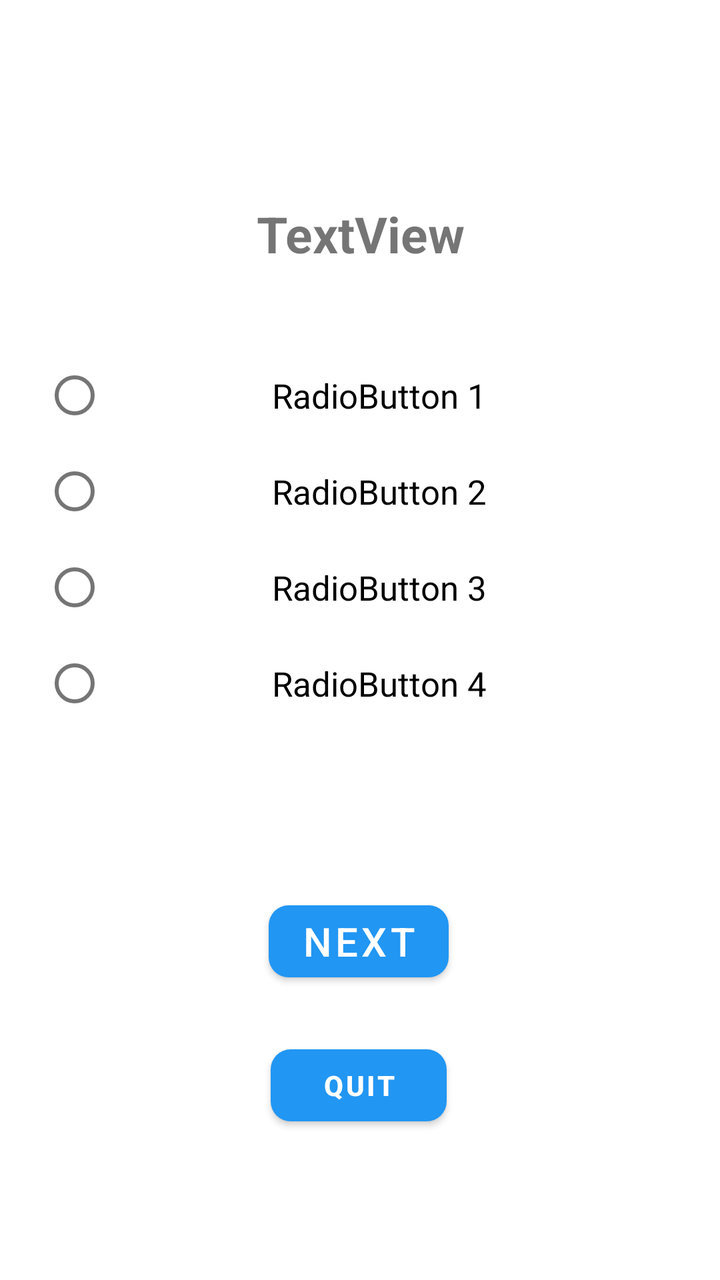
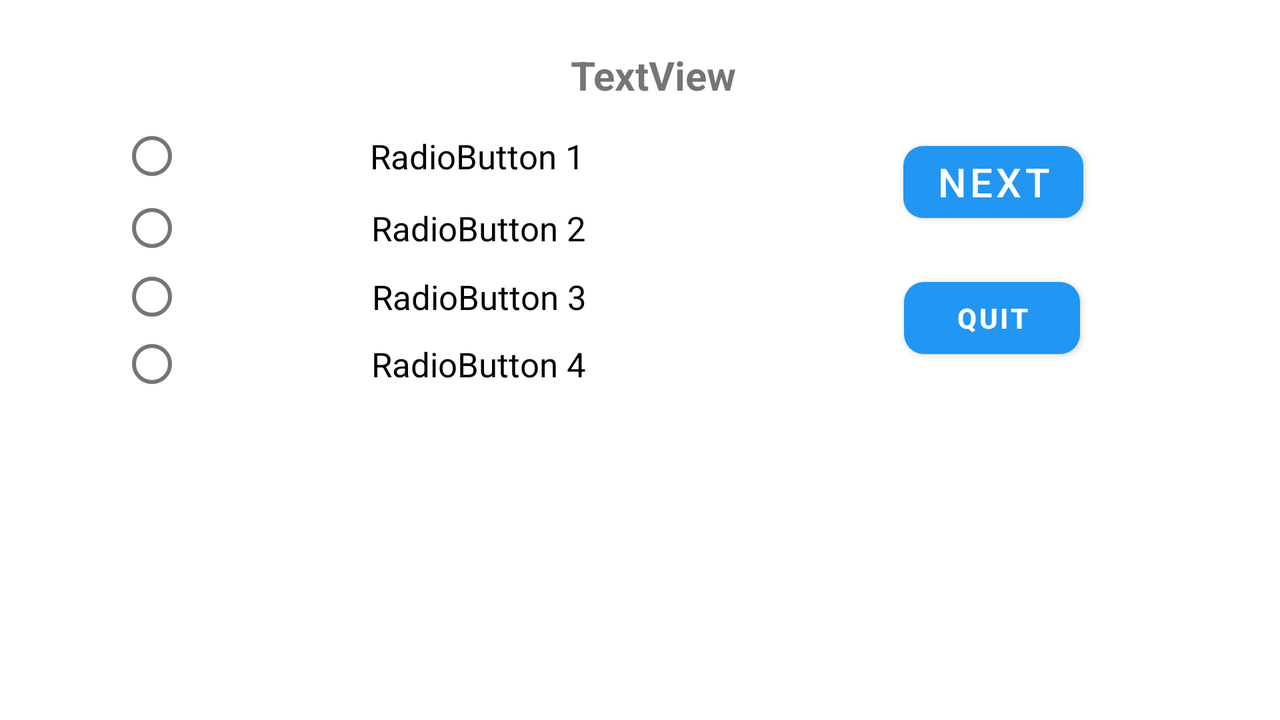

Compare how this app lays out the same screen by default and in its alternative resource folder. The renders come first, then the two layout files and the values they reference.
<!-- AndroidManifest.xml: application theme Theme.Makharijalhuruf543 -->
<!-- res/layout/activity_practice.xml -->
<?xml version="1.0" encoding="utf-8"?>
<androidx.constraintlayout.widget.ConstraintLayout xmlns:android="http://schemas.android.com/apk/res/android"
    xmlns:app="http://schemas.android.com/apk/res-auto"
    xmlns:tools="http://schemas.android.com/tools"
    android:layout_width="match_parent"
    android:layout_height="match_parent"
    tools:context=".practiceActivity">

    <TextView
        android:id="@+id/questionID"
        android:layout_width="wrap_content"
        android:layout_height="wrap_content"
        android:layout_marginTop="100dp"
        android:text="TextView"
        android:textAlignment="center"
        android:textSize="25sp"
        android:textStyle="bold"
        app:layout_constraintEnd_toEndOf="parent"
        app:layout_constraintStart_toStartOf="parent"
        app:layout_constraintTop_toTopOf="parent" />

    <RadioGroup
        android:id="@+id/radioGroup"
        android:layout_width="304dp"
        android:layout_height="253dp"
        android:layout_marginTop="40dp"
        app:layout_constraintEnd_toEndOf="parent"
        app:layout_constraintHorizontal_bias="0.378"
        app:layout_constraintStart_toStartOf="parent"
        app:layout_constraintTop_toBottomOf="@+id/questionID">

        <RadioButton
            android:id="@+id/op1ID"
            android:layout_width="match_parent"
            android:layout_height="wrap_content"
            android:onClick="btn1Click"
            android:text="RadioButton 1"
            android:textAlignment="center"
            android:textSize="17sp" />

        <RadioButton
            android:id="@+id/op2ID"
            android:layout_width="match_parent"
            android:layout_height="wrap_content"
            android:onClick="btn2Click"
            android:text="RadioButton 2"
            android:textAlignment="center"
            android:textSize="17sp" />

        <RadioButton
            android:id="@+id/op3ID"
            android:layout_width="match_parent"
            android:layout_height="wrap_content"
            android:onClick="btn3Click"
            android:text="RadioButton 3"
            android:textAlignment="center"
            android:textSize="17sp" />

        <RadioButton
            android:id="@+id/op4ID"
            android:layout_width="match_parent"
            android:layout_height="wrap_content"
            android:onClick="btn4Click"
            android:text="RadioButton 4"
            android:textAlignment="center"
            android:textSize="17sp" />
    </RadioGroup>

    <Button
        android:id="@+id/nextBtn"
        android:layout_width="wrap_content"
        android:layout_height="wrap_content"
        android:layout_marginTop="20dp"
        android:onClick="nextQuestion"
        android:text="Next"
        android:textAlignment="center"
        android:textSize="20sp"
        app:backgroundTint="#2196F3"
        app:cornerRadius="10dp"
        app:layout_constraintEnd_toEndOf="parent"
        app:layout_constraintHorizontal_bias="0.498"
        app:layout_constraintStart_toStartOf="parent"
        app:layout_constraintTop_toBottomOf="@+id/radioGroup" />

    <Button
        android:id="@+id/quitBtn"
        android:layout_width="wrap_content"
        android:layout_height="wrap_content"
        android:layout_marginTop="24dp"
        android:onClick="quitButton"
        android:text="Quit"
        android:textAlignment="center"
        android:textStyle="bold"
        app:backgroundTint="#2196F3"
        app:cornerRadius="10dp"
        app:layout_constraintEnd_toEndOf="parent"
        app:layout_constraintHorizontal_bias="0.498"
        app:layout_constraintStart_toStartOf="parent"
        app:layout_constraintTop_toBottomOf="@+id/nextBtn" />
</androidx.constraintlayout.widget.ConstraintLayout>
<!-- resources referenced by this layout -->
<resources>
  <style name="Theme.Makharijalhuruf543" parent="Theme.MaterialComponents.DayNight.DarkActionBar">
          
          <item name="colorPrimary">@color/purple_500</item>
          <item name="colorPrimaryVariant">@color/purple_700</item>
          <item name="colorOnPrimary">@color/white</item>
          
          <item name="colorSecondary">@color/teal_200</item>
          <item name="colorSecondaryVariant">@color/teal_700</item>
          <item name="colorOnSecondary">@color/black</item>
          
          <item name="android:statusBarColor" tools:targetApi="l">?attr/colorPrimaryVariant</item>
          
      </style>
</resources>
<!-- res/layout-land/activity_practice.xml (the repository's variant of the layout above) -->
<!-- drawn on the phone turned sideways -->
<?xml version="1.0" encoding="utf-8"?>
<androidx.constraintlayout.widget.ConstraintLayout xmlns:android="http://schemas.android.com/apk/res/android"
    xmlns:app="http://schemas.android.com/apk/res-auto"
    xmlns:tools="http://schemas.android.com/tools"
    android:layout_width="match_parent"
    android:layout_height="match_parent"
    tools:context=".practiceActivity">

    <TextView
        android:id="@+id/questionID"
        android:layout_width="wrap_content"
        android:layout_height="wrap_content"
        android:layout_marginTop="24dp"
        android:text="TextView"
        android:textAlignment="center"
        android:textSize="20sp"
        android:textStyle="bold"
        app:layout_constraintEnd_toEndOf="parent"
        app:layout_constraintHorizontal_bias="0.512"
        app:layout_constraintStart_toStartOf="parent"
        app:layout_constraintTop_toTopOf="parent" />

    <RadioGroup
        android:id="@+id/radioGroup"
        android:layout_width="330dp"
        android:layout_height="141dp"
        android:layout_marginStart="60dp"
        android:layout_marginTop="8dp"
        app:layout_constraintStart_toStartOf="parent"
        app:layout_constraintTop_toBottomOf="@+id/questionID">

        <RadioButton
            android:id="@+id/op1ID"
            android:layout_width="325dp"
            android:layout_height="38dp"
            android:onClick="btn1Click"
            android:text="RadioButton 1"
            android:textAlignment="center"
            android:textSize="17sp" />

        <RadioButton
            android:id="@+id/op2ID"
            android:layout_width="326dp"
            android:layout_height="34dp"
            android:onClick="btn2Click"
            android:text="RadioButton 2"
            android:textAlignment="center"
            android:textSize="17sp" />

        <RadioButton
            android:id="@+id/op3ID"
            android:layout_width="327dp"
            android:layout_height="35dp"
            android:onClick="btn3Click"
            android:text="RadioButton 3"
            android:textAlignment="center"
            android:textSize="17sp" />

        <RadioButton
            android:id="@+id/op4ID"
            android:layout_width="326dp"
            android:layout_height="32dp"
            android:onClick="btn4Click"
            android:text="RadioButton 4"
            android:textAlignment="center"
            android:textSize="17sp" />
    </RadioGroup>

    <Button
        android:id="@+id/nextBtn"
        android:layout_width="wrap_content"
        android:layout_height="wrap_content"
        android:layout_marginTop="16dp"
        android:onClick="nextQuestion"
        android:text="Next"
        android:textAlignment="center"
        android:textSize="20sp"
        app:backgroundTint="#2196F3"
        app:cornerRadius="10dp"
        app:layout_constraintEnd_toEndOf="parent"
        app:layout_constraintHorizontal_bias="0.386"
        app:layout_constraintStart_toEndOf="@+id/radioGroup"
        app:layout_constraintTop_toBottomOf="@+id/questionID" />

    <Button
        android:id="@+id/quitBtn"
        android:layout_width="wrap_content"
        android:layout_height="wrap_content"
        android:layout_marginTop="20dp"
        android:onClick="quitButton"
        android:text="Quit"
        android:textAlignment="center"
        android:textStyle="bold"
        app:backgroundTint="#2196F3"
        app:cornerRadius="10dp"
        app:layout_constraintEnd_toEndOf="parent"
        app:layout_constraintHorizontal_bias="0.383"
        app:layout_constraintStart_toEndOf="@+id/radioGroup"
        app:layout_constraintTop_toBottomOf="@+id/nextBtn" />
</androidx.constraintlayout.widget.ConstraintLayout>
